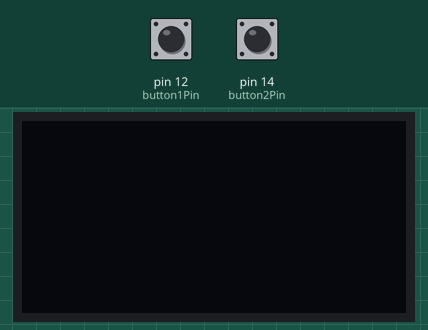
This sketch was run on a simulated Arduino Uno, built with avr-gcc and run on an emulated ATmega328P. On the bench: 128×64 one-colour display. Inputs (shaded band) come from the test bench; at power-on: pin 12 (button1Pin) HIGH, pin 14 (button2Pin) HIGH. What the sketch prints to the serial monitor is not drawn.

Above: at 0.8 s.
0.9 s: pin 12 (button1Pin) pulled LOW for 1 s
At 2.2 s:
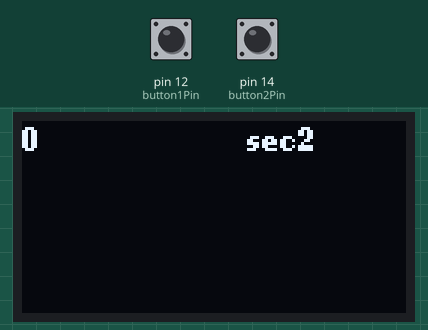
7.4 s: pin 12 (button1Pin) pulled LOW for 0.15 s
At 9.4 s:
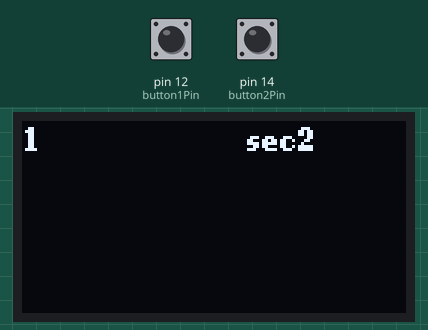
Timing chart, 0 to 10.9 s (numbered marks = the images above; inputs shaded):
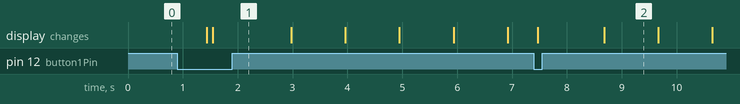

The sketch:

MXHUD.ino
```cpp
#include <Arduino.h>
#include <U8g2lib.h>
#include <SPI.h>

U8G2_SSD1309_128X64_NONAME0_F_4W_SW_SPI u8g2(U8G2_R2, 18, 23, 5, 17, 21);

const int button1Pin = 12;                                                    //Input pin(s) for buttons and HR monitor
const int button2Pin = 14;

int start1Time;
int start2Time;
int stop1Time;
int stop2Time;

int timer1Time;
int timer2Time;

boolean timergo = false;
boolean subTimerGo = false;

void setup(void) {
  Serial.begin(115200);
  u8g2.begin();
  Serial.println("Setup");

  //---------- Wait for Button to start timer-----------------------
  pinMode(button1Pin, INPUT_PULLUP);
  pinMode(button2Pin, INPUT_PULLUP);

  int button1State;
  button1State = digitalRead(button1Pin);
  Serial.println(button1State);

    while (button1State == HIGH){
     Serial.println("Waiting");

     button1State = digitalRead(button1Pin);
    }
  delay(500);
}

void loop(void) {

int j;
int i;

float subTimes[10];
float lapTimes[10];
//---------- Buttons for timer------------------------------------

int button1State = digitalRead(button1Pin);               //read the state of the timer button value:
     Serial.println("button1State");
     Serial.println(button1State);

int button2State = digitalRead(button2Pin);
     Serial.println("button2State");
     Serial.println(button2State);

//----------IF MAIN TIMER IS RUNNING------------------------------

  if (timergo == true){                                  //Check if main timer is running
      Serial.println("Timer Running");
      if (button1State == LOW) {                       //Check if main timer button is pressed.
        stop1Time = millis();                           //If so, record stop time,
        lapTimes[i] = stop1Time - start1Time;           //add time to lap times,
        i++;                                            //and increment lap time array.
        if (button2State == LOW){                      //And if the second button is pressed at the same time
            timergo=false;                              //stop timer readings altogether.
            subTimerGo = false;
            delay(100);                                 //and wait a bit for button to be released
            }
        else{
          start1Time = millis();                          //Otherwise, just perform a lap, reset timer and continue.
          stop1Time = 0;
        }
      }

      if (subTimerGo == true){                           //Check if sub timer is running.
        Serial.println("Subtimer Running");

        if (button2State == LOW){                      //Check if sub timer button is pressed.
            stop2Time = millis();                       //If so, record stop time,
            subTimes[j] = stop2Time - start2Time;       //add time to sub lap times,
            j++;                                        //and increment sub lap time array,
            subTimerGo = false;                         //and stop sub timer readings.
          }
        else{
            timer2Time = millis()-start2Time;
        }
        }
      else{                                             //If sub timer is NOT running,
        if (button2State == LOW){                      //Check if sub timer button is pressed
            start2Time = millis();                      //If so, start sub timer,
            subTimerGo = true;                          //and start sub timer readings.
            delay(250);
          }
        else{
            timer2Time = stop2Time - start2Time;            //If sub timer isn't running AND button isn't pressed DISPLAY LAST KNOWN SUB TIME.
          }
      }
      timer1Time = millis()-start1Time;                //If neither button is pressed, just continue to display uninterrupted main time,
  }

//----------IF TIMER IS NOT RUNNING-------------------------------

  if (timergo == false){
      Serial.println("Timer not running");
      button1State = digitalRead(button1Pin);               //read the state of the timer button value:
      if (button1State == LOW) {                      //check if the pushbutton is pressed. If it is, the buttonState is HIGH:
        start1Time = millis();
        timergo=true;
        Serial.println("Timer Started");
      }
      timer1Time = stop1Time - start1Time;
      timer2Time = stop2Time - start2Time;
  }

    timer1Time = timer1Time/1000;
    timer2Time = timer2Time/1000;

    int hour1 = timer1Time/3600;
    timer1Time = timer1Time%3600;
    int min1 = timer1Time/60;
    timer1Time = timer1Time%60;
    int sec1 = timer1Time;

    int hour2 = timer2Time/3600;
    timer2Time = timer2Time%3600;
    int min2 = timer2Time/60;
    timer2Time = timer2Time%60;
    int sec2 = timer2Time;

    Serial.println("Timer:");
    Serial.print(hour1);
    Serial.print(":");
    Serial.print(min1);
    Serial.print(":");
    Serial.print(sec1);

    Serial.println(" ");
    Serial.println("Sub Timer:");
    Serial.print(hour2);
    Serial.print(":");
    Serial.print(min2);
    Serial.print(":");
    Serial.print(sec2);
    Serial.println(" ");

    char buffer[33];
    itoa (sec1,buffer,10);

  u8g2.clearBuffer();          // clear the internal memory
  u8g2.setFont(u8g2_font_ncenB08_tr); // choose a suitable font
  u8g2.drawStr(0,10,buffer);  // write something to the internal memory
  u8g2.drawStr(75,10,"sec2");  // write something to the internal memory
  u8g2.sendBuffer();          // transfer internal memory to the display
  delay(75);

}
```

Measured:
- after the input at 0.9 s, the display: first changes after 0.54 s (image 1 shows a later state)
- what the display in image 2 shows lasts 1.0 s, from 8.7 s to 9.7 s
